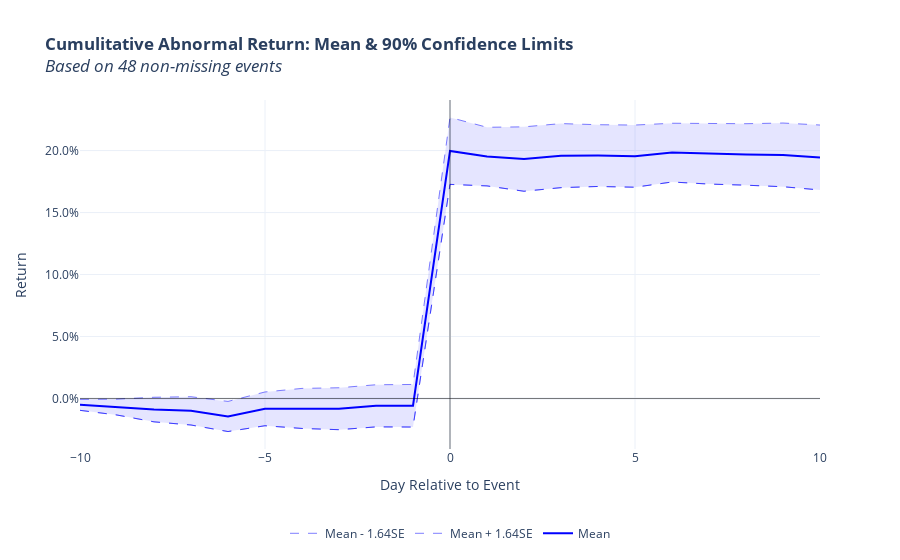

The code cell stored with this chart in its notebook:
### Code cell
# Plot graph with the results
plot_mean_car(results_df, critical_value=0.9)

### Figure 1 — Plotly figure (JSON) as saved in the notebook; plotly's stock layout.template omitted (floating-point values rounded to 4 significant figures)
{"data": [{"line": {"color": "rgb(0, 0, 255)"}, "mode": "lines", "name": "Mean", "showlegend": true, "type": "scatter", "x": [-10, -9, -8, -7, -6, -5, -4, -3, -2, -1, 0, 1, 2, 3, 4, 5, 6, 7, 8, 9, 10], "y": [-0.005119, -0.006913, -0.008918, -0.009972, -0.0145, -0.008355, -0.008015, -0.008249, -0.005908, -0.005857, 0.1997, 0.1951, 0.1931, 0.1959, 0.1959, 0.1955, 0.1983, 0.1974, 0.1968, 0.1965, 0.1944]}, {"line": {"color": "rgba(0, 0, 255, 0.5)", "dash": "dash", "width": 1}, "mode": "lines", "name": "Mean + 1.64SE", "showlegend": true, "type": "scatter", "x": [-10, -9, -8, -7, -6, -5, -4, -3, -2, -1, 0, 1, 2, 3, 4, 5, 6, 7, 8, 9, 10], "y": [-0.0006837, -0.0004954, 0.0009991, 0.001441, -0.002349, 0.005268, 0.008142, 0.008659, 0.01109, 0.01131, 0.2267, 0.2188, 0.2191, 0.2217, 0.2208, 0.2206, 0.222, 0.2218, 0.2216, 0.2222, 0.2206]}, {"fill": "tonextx", "fillcolor": "rgba(0, 0, 255,0.1)", "line": {"color": "rgba(0, 0, 255, 0.5)", "dash": "dash", "width": 1}, "mode": "lines", "name": "ShadedArea", "showlegend": false, "type": "scatter", "x": [-10, -9, -8, -7, -6, -5, -4, -3, -2, -1, 0, 1, 2, 3, 4, 5, 6, 7, 8, 9, 10], "y": [-0.009554, -0.01333, -0.01884, -0.02138, -0.02666, -0.02198, -0.02417, -0.02516, -0.02291, -0.02302, 0.1727, 0.1715, 0.1672, 0.1701, 0.171, 0.1704, 0.1746, 0.1729, 0.172, 0.1708, 0.1682]}, {"line": {"color": "rgba(0, 0, 255, 0.5)", "dash": "dash", "width": 1}, "mode": "lines", "name": "Mean - 1.64SE", "showlegend": true, "type": "scatter", "x": [-10, -9, -8, -7, -6, -5, -4, -3, -2, -1, 0, 1, 2, 3, 4, 5, 6, 7, 8, 9, 10], "y": [-0.009554, -0.01333, -0.01884, -0.02138, -0.02666, -0.02198, -0.02417, -0.02516, -0.02291, -0.02302, 0.1727, 0.1715, 0.1672, 0.1701, 0.171, 0.1704, 0.1746, 0.1729, 0.172, 0.1708, 0.1682]}], "layout": {"legend": {"orientation": "h", "x": 0.5, "xanchor": "center", "y": -0.2}, "shapes": [{"line": {"color": "rgba(0, 0,0, 0.5)", "width": 1}, "type": "line", "x0": 0, "x1": 0, "xref": "x", "y0": 0, "y1": 1, "yref": "y domain"}, {"line": {"color": "rgba(0, 0,0, 0.5)", "width": 1}, "type": "line", "x0": 0, "x1": 1, "xref": "x domain", "y0": 0, "y1": 0, "yref": "y"}], "title": {"text": "<b>Cumulitative Abnormal Return: Mean & 90% Confidence Limits</b><br><i>Based on 48 non-missing events"}, "xaxis": {"title": {"text": "Day Relative to Event"}}, "yaxis": {"tickformat": ",.1%", "title": {"text": "Return"}}}}
